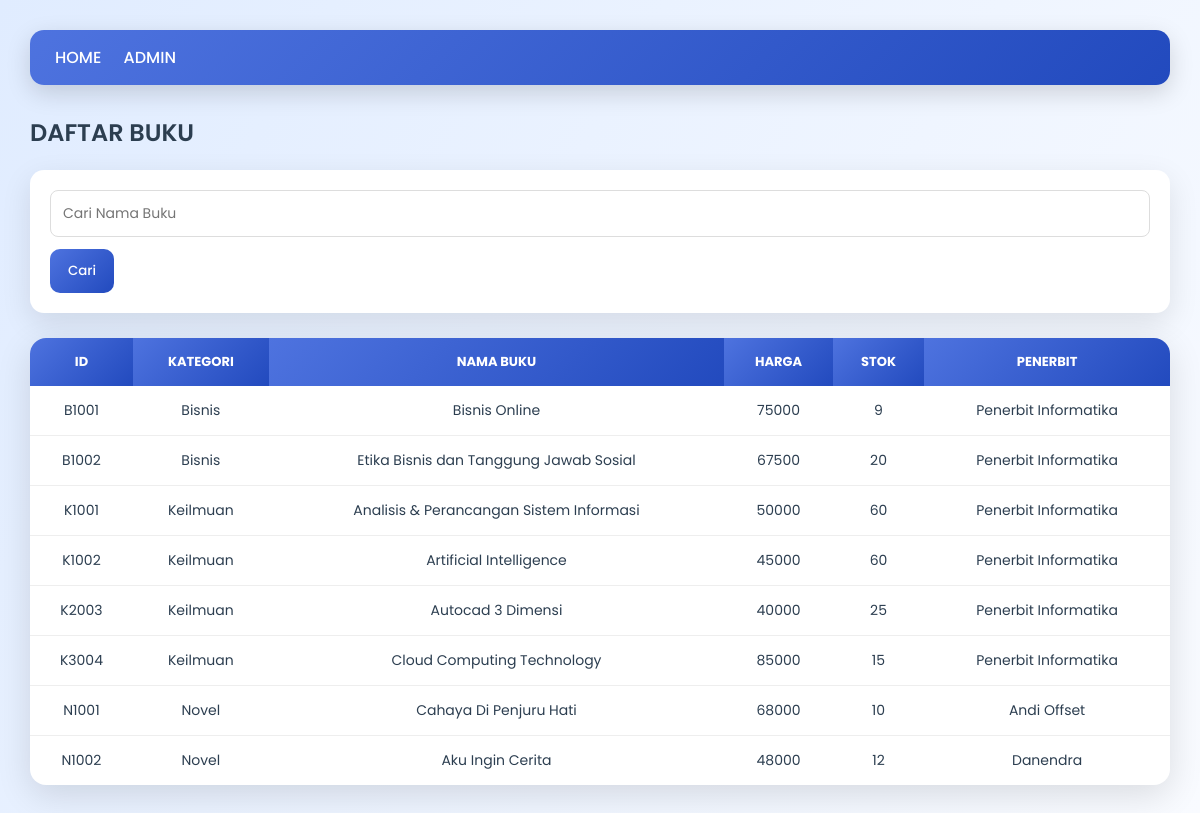
The page / on the database its author committed.
### tables this page shows
CREATE TABLE buku (
    id_buku VARCHAR(5) PRIMARY KEY,
    kategori VARCHAR(30),
    nama_buku VARCHAR(100),
    harga INT,
    stok INT,
    id_penerbit VARCHAR(5),
    FOREIGN KEY (id_penerbit) REFERENCES penerbit(id_penerbit)
);

CREATE TABLE penerbit (
    id_penerbit VARCHAR(5) PRIMARY KEY,
    nama_penerbit VARCHAR(50),
    alamat_penerbit VARCHAR(100),
    kota VARCHAR(30),
    telp VARCHAR(20)
);

### index.php (the view, shortened to what this page needs)
<?php include __DIR__ . "/includes/config.php"; ?>
<!DOCTYPE html>
<html>
<head>
<link rel="stylesheet" href="style.css">
</head>
<body>
<div class="navbar">
<a href="index.php">HOME</a>
<a href="admin/admin.php">ADMIN</a>
</div>
<h2>DAFTAR BUKU</h2>
<form method="get">
<input type="text" name="cari" placeholder="Cari Nama Buku">
<button>Cari</button>
</form>
<table>
<tr>
<th>ID</th><th>Kategori</th><th>Nama Buku</th>
<th>Harga</th><th>Stok</th><th>Penerbit</th>
</tr>
<?php
$cari = $_GET['cari'] ?? '';
$q = mysqli_query($koneksi,"
SELECT buku.*, penerbit.nama_penerbit
FROM buku JOIN penerbit
ON buku.id_penerbit=penerbit.id_penerbit
WHERE nama_buku LIKE '%$cari%'
");
while($d=mysqli_fetch_array($q)){
?>
<tr>
<td><?= $d['id_buku'] ?></td>
<td><?= $d['kategori'] ?></td>
<td><?= $d['nama_buku'] ?></td>
<td><?= $d['harga'] ?></td>
<td><?= $d['stok'] ?></td>
<td><?= $d['nama_penerbit'] ?></td>
</tr>
<?php } ?>
</table>
</body>
</html>

### style.css (style rules this page uses)
* { margin:0; padding:0; box-sizing:border-box; font-family:'Poppins',sans-serif; }
body { background:linear-gradient(120deg,#e0ecff,#f9fbff); padding:30px; color:#2c3e50; }
.navbar { background:linear-gradient(135deg,#4e73df,#224abe); padding:15px 25px; border-radius:14px; margin-bottom:30px; box-shadow:0 8px 25px rgba(0,0,0,.15); }
.navbar a { color:#fff; text-decoration:none; margin-right:18px; font-weight:500; transition:.3s; }
h2 { margin-bottom:20px; font-weight:600; }
form { background:white; padding:20px; border-radius:14px; box-shadow:0 10px 30px rgba(0,0,0,.1); margin-bottom:25px; }
input, select { width:100%; padding:12px; margin-bottom:12px; border-radius:8px; border:1px solid #ddd; font-size:14px; }
button { background:linear-gradient(135deg,#4e73df,#224abe); color:white; border:none; padding:12px 18px; border-radius:10px; cursor:pointer; font-weight:500; transition:.3s; }
table { width:100%; border-collapse:collapse; background:white; border-radius:16px; overflow:hidden; box-shadow:0 10px 35px rgba(0,0,0,.12); }
th { background:linear-gradient(135deg,#4e73df,#224abe); color:white; padding:14px; text-transform:uppercase; font-size:13px; }
td { padding:14px; border-bottom:1px solid #eee; text-align:center; font-size:14px; }
tr:last-child td { border-bottom:none; }
a { color:#4e73df; font-weight:500; text-decoration:none; }

### rows shown on the page
buku: id_buku "B1001", kategori "Bisnis", nama_buku "Bisnis Online", harga "75000", stok "9", id_penerbit.nama_penerbit "Penerbit Informatika"
buku: id_buku "B1002", kategori "Bisnis", nama_buku "Etika Bisnis dan Tanggung Jawab Sosial", harga "67500", stok "20", id_penerbit.nama_penerbit "Penerbit Informatika"
buku: id_buku "K1001", kategori "Keilmuan", nama_buku "Analisis & Perancangan Sistem Informasi", harga "50000", stok "60", id_penerbit.nama_penerbit "Penerbit Informatika"
buku: id_buku "K1002", kategori "Keilmuan", nama_buku "Artificial Intelligence", harga "45000", stok "60", id_penerbit.nama_penerbit "Penerbit Informatika"
buku: id_buku "K2003", kategori "Keilmuan", nama_buku "Autocad 3 Dimensi", harga "40000", stok "25", id_penerbit.nama_penerbit "Penerbit Informatika"
buku: id_buku "K3004", kategori "Keilmuan", nama_buku "Cloud Computing Technology", harga "85000", stok "15", id_penerbit.nama_penerbit "Penerbit Informatika"
buku: id_buku "N1001", kategori "Novel", nama_buku "Cahaya Di Penjuru Hati", harga "68000", stok "10", id_penerbit.nama_penerbit "Andi Offset"
buku: id_buku "N1002", kategori "Novel", nama_buku "Aku Ingin Cerita", harga "48000", stok "12", id_penerbit.nama_penerbit "Danendra"
